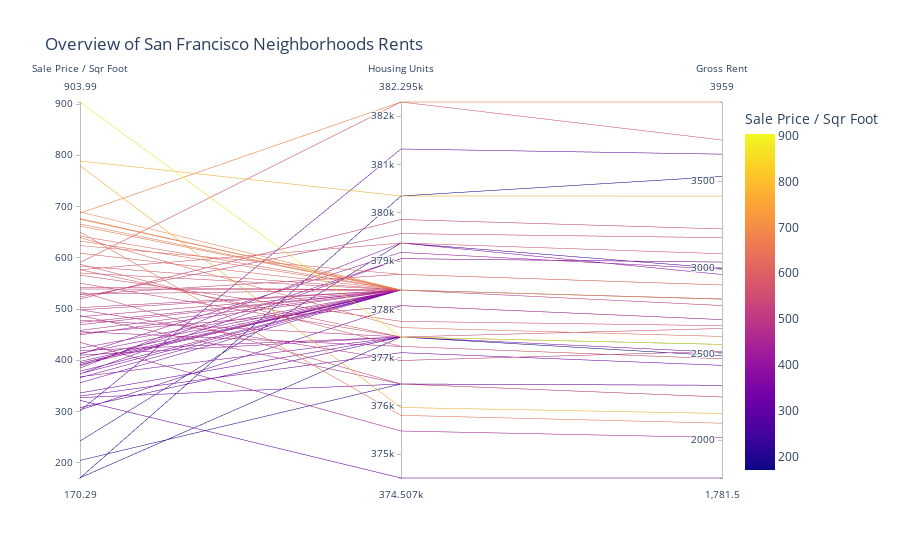

The notebook cell this image was saved under:
### Markdown cell above
## Parallel Coordinates and Parallel Categories Analysis

In this section, you will use plotly express to create parallel coordinates and parallel categories visualizations so that investors can interactively filter and explore various factors related to the sales price of the neighborhoods. 

Using the DataFrame of Average values per neighborhood (calculated above), create the following visualizations:
1. Create a Parallel Coordinates Plot
2. Create a Parallel Categories Plot

### Code cell
# Parallel Coordinates Plot
# YOUR CODE HERE!
# This includes all the neighborhoods and not just top 10
px.parallel_coordinates(
    most_expensive,
    title='Overview of San Francisco Neighborhoods Rents',
    color='sale_price_sqr_foot',
    labels={
        'neighborhood':'Neighborhood',
        'sale_price_sqr_foot':'Sale Price / Sqr Foot' ,
        'housing_units':'Housing Units',
        'gross_rent': 'Gross Rent'
        
    }
)
